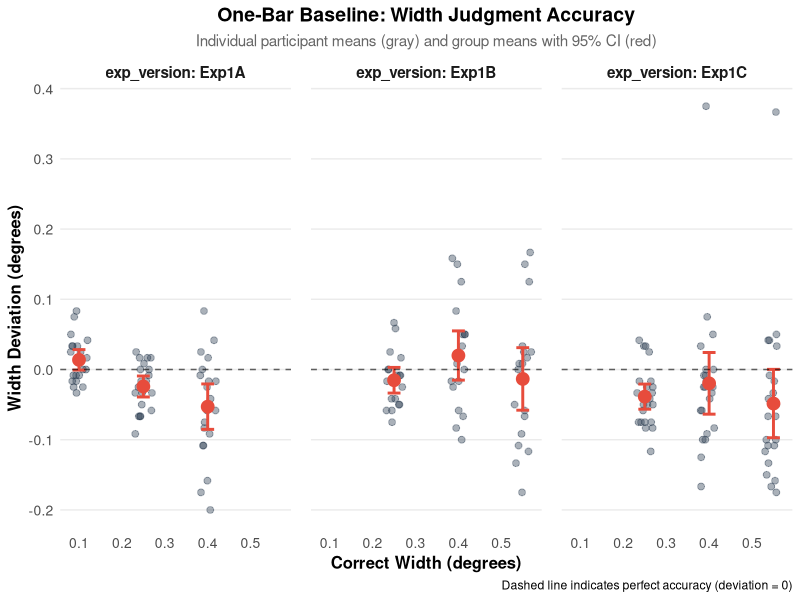
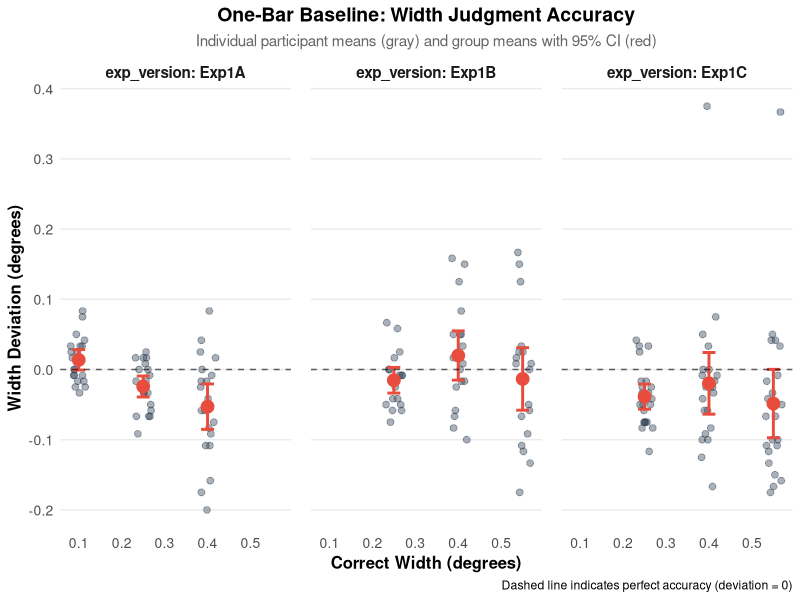

R code for these plots, in order:
# One-Bar Baseline Width Deviation Analysis
# Visualization of width judgment accuracy in baseline condition (no redundancy masking)

library(tidyverse)
library(viridis)

# Load one-bar baseline data
one_bar_data <- read.csv("datasets/one_bar_Exp1ABC.csv")

# Data preparation and participant-level aggregation
participant_data <- one_bar_data %>%
  group_by(participant, exp_version, correct_width) %>%
  summarise(
    mean_width_deviation = mean(width_deviation, na.rm = TRUE),
    n_trials = n(),
    .groups = "drop"
  ) %>%
  filter(!is.na(mean_width_deviation))

# Group-level statistics for error bars
group_stats <- participant_data %>%
  group_by(exp_version, correct_width) %>%
  summarise(
    n_participants = n(),
    mean_deviation = mean(mean_width_deviation, na.rm = TRUE),
    se_deviation = sd(mean_width_deviation, na.rm = TRUE) / sqrt(n_participants),
    ci_lower = mean_deviation - 1.96 * se_deviation,
    ci_upper = mean_deviation + 1.96 * se_deviation,
    .groups = "drop"
  )

# Custom theme for clean, elegant appearance
theme_baseline <- theme_minimal() +
  theme(
    panel.grid.minor = element_blank(),
    panel.grid.major.x = element_blank(),
    axis.title = element_text(size = 12, face = "bold"),
    axis.text = element_text(size = 10),
    plot.title = element_text(size = 14, face = "bold", hjust = 0.5),
    plot.subtitle = element_text(size = 11, hjust = 0.5, color = "gray40"),
    legend.position = "none",
    strip.text = element_text(size = 11, face = "bold"),
    panel.spacing = unit(1, "lines")
  )

# Create the baseline width deviation plot
baseline_plot <- ggplot() +
  # Individual participant points (semi-transparent, jittered)
  geom_point(
    data = participant_data,
    aes(x = correct_width, y = mean_width_deviation),
    alpha = 0.4,
    size = 2,
    color = "#2C3E50",
    position = position_jitter(width = 0.02, height = 0)
  ) +
  
  # Group means with confidence interval error bars
  geom_errorbar(
    data = group_stats,
    aes(x = correct_width, ymin = ci_lower, ymax = ci_upper),
    width = 0.03,
    size = 1,
    color = "#E74C3C"
  ) +
  
  geom_point(
    data = group_stats,
    aes(x = correct_width, y = mean_deviation),
    size = 4,
    color = "#E74C3C"
  ) +
  
  # Reference line at perfect accuracy (y = 0)
  geom_hline(yintercept = 0, linetype = "dashed", color = "black", alpha = 0.6) +
  
  # Facet by experiment version
  facet_wrap(~exp_version, labeller = label_both) +
  
  # Labels and title
  labs(
    title = "One-Bar Baseline: Width Judgment Accuracy",
    subtitle = "Individual participant means (gray) and group means with 95% CI (red)",
    x = "Correct Width (degrees)",
    y = "Width Deviation (degrees)",
    caption = "Dashed line indicates perfect accuracy (deviation = 0)"
  ) +
  
  # Apply custom theme
  theme_baseline +
  
  # Scale adjustments for better readability
  scale_x_continuous(breaks = function(x) pretty(x, n = 4)) +
  scale_y_continuous(breaks = function(x) pretty(x, n = 6))

# Display the plot
print(baseline_plot)

# Create figures directory if it doesn't exist
if (!dir.exists("figures")) {
  dir.create("figures")
}

# Save the plot
ggsave(
  "figures/one_bar_baseline_width_deviation.png",
  baseline_plot,
  width = 12,
  height = 8,
  dpi = 300,
  bg = "white"
)

# Print summary statistics
cat("ONE-BAR BASELINE SUMMARY\n")
cat("=======================\n\n")

summary_table <- group_stats %>%
  mutate(
    mean_deviation = round(mean_deviation, 3),
    se_deviation = round(se_deviation, 3),
    ci_range = paste0("[", round(ci_lower, 3), ", ", round(ci_upper, 3), "]")
  ) %>%
  select(exp_version, correct_width, n_participants, mean_deviation, se_deviation, ci_range)

print(summary_table)

cat("\nParticipant counts by experiment:\n")
participant_counts <- participant_data %>%
  group_by(exp_version) %>%
  summarise(n_participants = n_distinct(participant), .groups = "drop")
print(participant_counts)